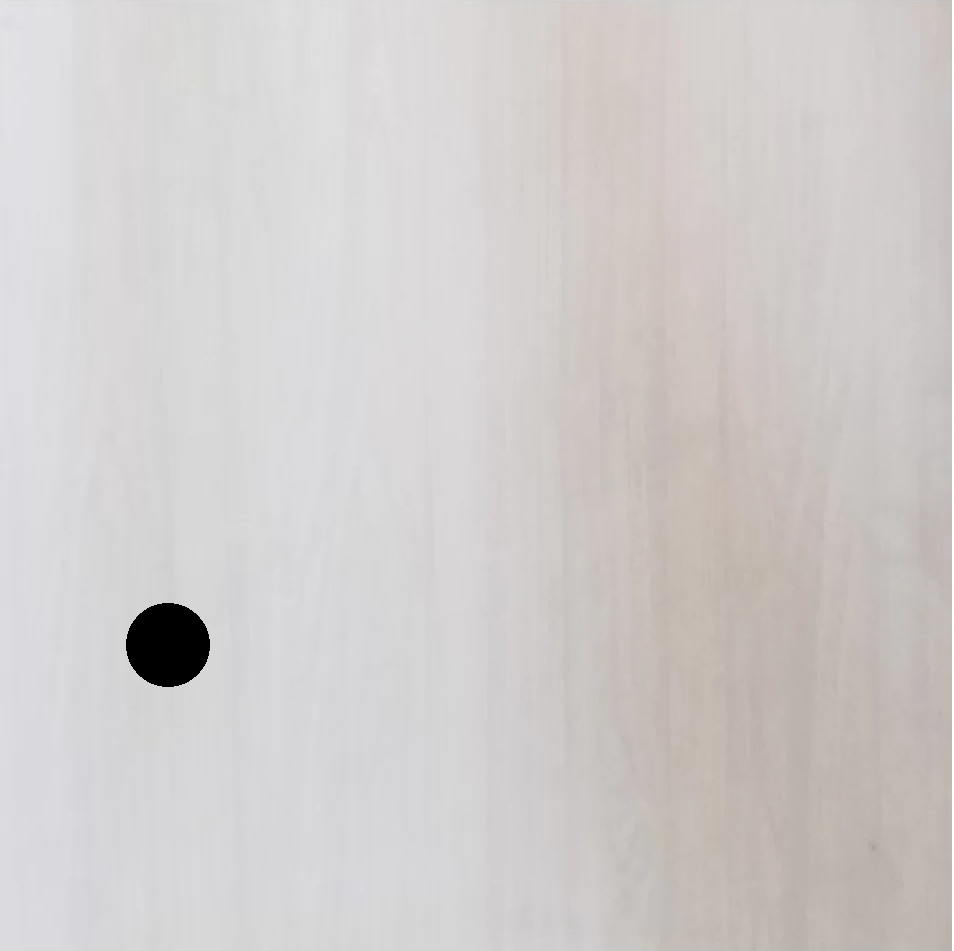
#> input picture dataset/cacat/hasil_1.png, 954 x 951 px, found by its file name
$ jupyter execute --allow-errors single_image.ipynb   (shell and % lines are left out)   (older library calls are emulated)
#> lines starting #> are read from the running program, lines starting #| are printed output that depends on the picture; after the words box and inside, x2 and y2 are one past the last pixel; in counts of white or black regions, pixels touching at a corner belong together
[cell 1]
import os
import cv2
import numpy as np
from matplotlib import pyplot as plt

[cell 2]
import os
import cv2

dir_that_contains_file = '/Users/el/Documents/projectpython2023/coba simbok/dataset/cacat'

os.chdir(dir_that_contains_file)

# img = cv2.imread('hasil_1.jpg')

[cell 3]
test_img_path = dir_that_contains_file + "/hasil_1.png"
test_img_path

[cell 4]
main_img = cv2.imread(test_img_path)
#> main_img is the input picture: shape (951, 954, 3); mean B, G, R 204, 205, 208.6
img = cv2.cvtColor(main_img, cv2.COLOR_BGR2RGB)
plt.imshow(img)

Converting image to grayscale

[cell 5]
gs = cv2.cvtColor(img,cv2.COLOR_RGB2GRAY)
plt.imshow(gs,cmap='Greys_r')

[cell 6]
gs.shape

Smoothing image using Guassian filter of size (25,25)

[cell 7]
blur = cv2.GaussianBlur(gs, (25,25),0)
plt.imshow(blur,cmap='Greys_r')

Adaptive image thresholding using Otsu's thresholding method

[cell 8]
ret_otsu,im_bw_otsu = cv2.threshold(blur,0,255,cv2.THRESH_BINARY_INV+cv2.THRESH_OTSU)
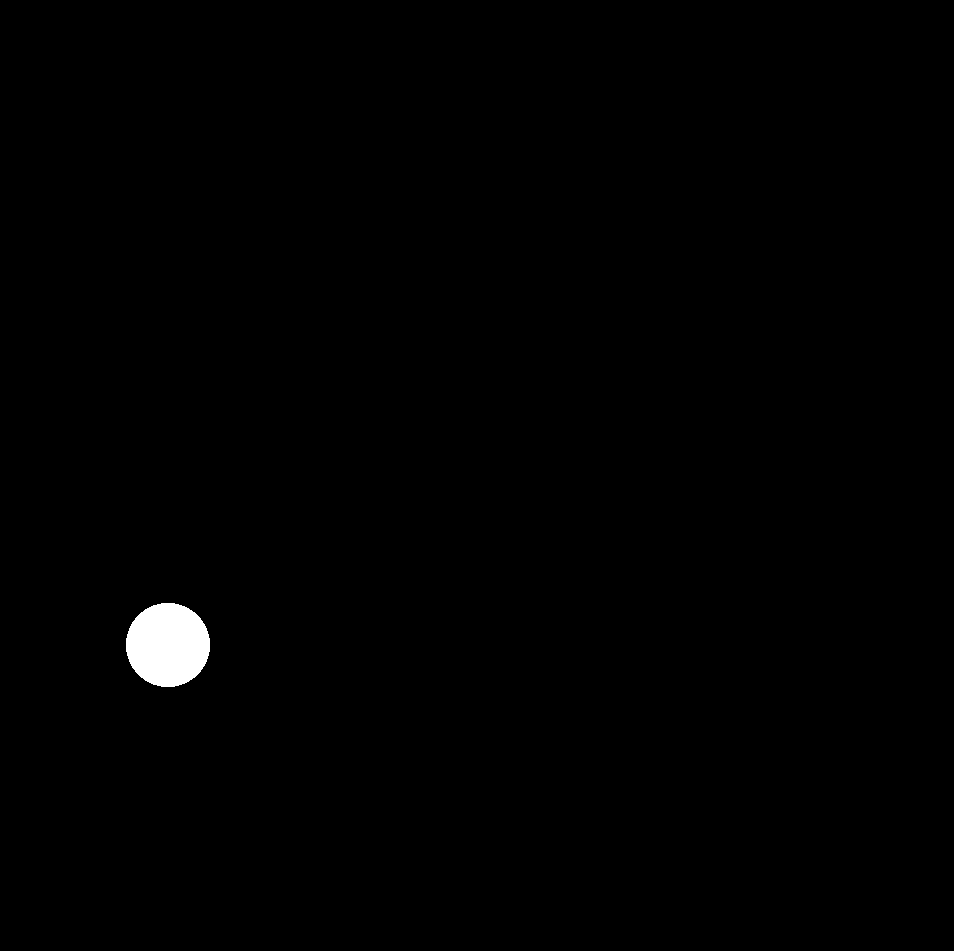
#> im_bw_otsu: shape (951, 954); 0.61% white; 1 white region, box (x1, y1, x2, y2) and area: (126, 603, 210, 687) 5558
#> ret_otsu = 111
plt.imshow(im_bw_otsu,cmap='Greys_r')

Closing of holes using Morphological Transformation
Performed so as to close any holes present in the leaf

[cell 9]
kernel = np.ones((50,50),np.uint8)
closing = cv2.morphologyEx(im_bw_otsu, cv2.MORPH_CLOSE, kernel)
#> closing: shape (951, 954); 0.61% white; 1 white region, box (x1, y1, x2, y2) and area: (127, 604, 211, 688) 5558

[cell 10]
plt.imshow(closing,cmap='Greys_r')

Boundary extraction
Boundary extraction is needed which will be used in calculation of shape features.

Boundary extraction using sobel filters - Not effective
Trying to extract the boundary of the leaf using sobel filters. The image after edge extraction is thresholded using Otsu's method. Then the gaps were closed using Closing operation of Morphological Transformation.

This method is not effective as even after performing morphological transformation, gaps still persist.

[cell 11]
sobelx64f = cv2.Sobel(closing,cv2.CV_64F,1,0,ksize=5)
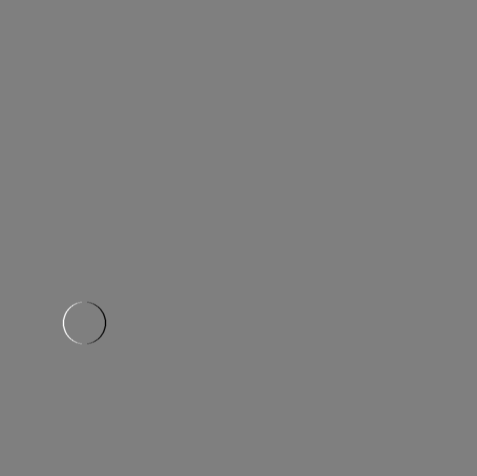
#> sobelx64f: shape (951, 954) float64 (shown at 1/2 size); min -12240, max 12240, mean 0; drawn with min black and max white
abs_sobel64f = np.absolute(sobelx64f)
sobel_8u = np.uint8(abs_sobel64f)
plt.imshow(abs_sobel64f,cmap='Greys_r')

[cell 12]
ret_sobel,im_bw_sobel = cv2.threshold(sobel_8u,1,255,cv2.THRESH_BINARY)
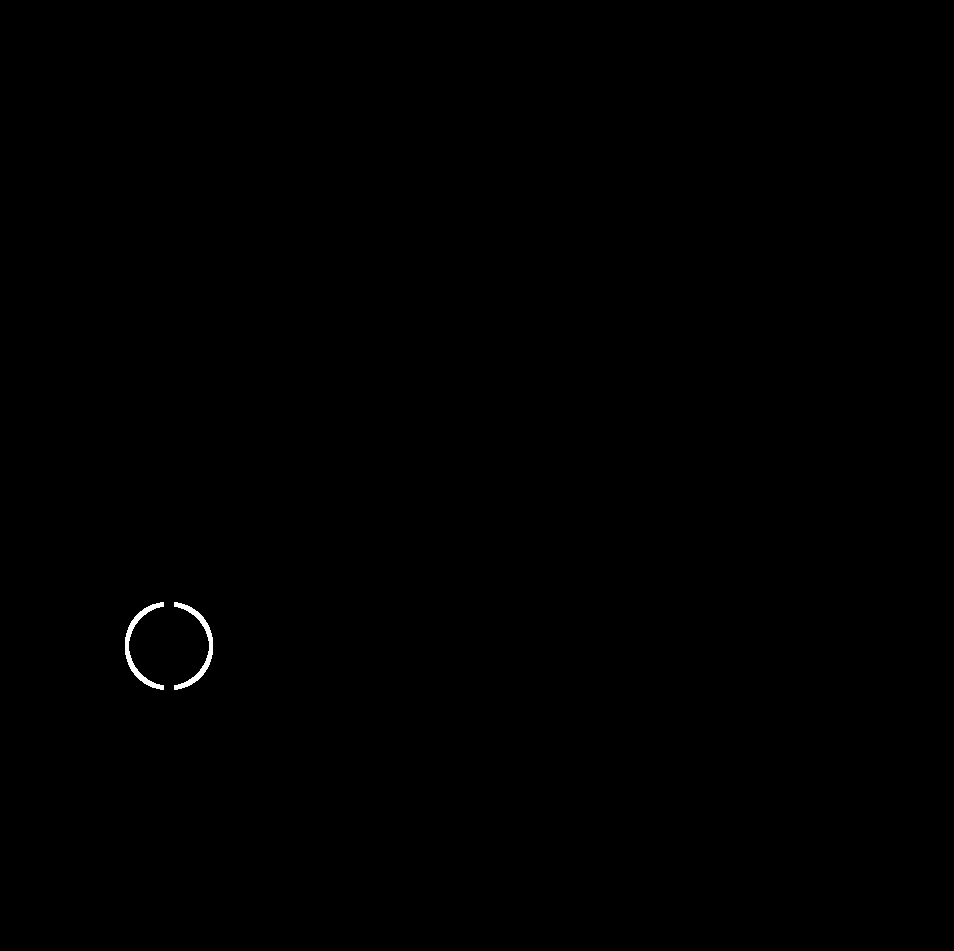
#> im_bw_sobel: shape (951, 954); 0.14% white; 2 white regions, box (x1, y1, x2, y2) and area: (125, 602, 164, 690) 632, (174, 602, 213, 690) 632
plt.imshow(im_bw_sobel,cmap='Greys_r')

[cell 13]
kernel_edge = np.ones((15,15),np.uint8)
closing_edge = cv2.morphologyEx(im_bw_sobel, cv2.MORPH_CLOSE, kernel_edge)
#> closing_edge: shape (951, 954); 0.15% white; 1 white region
plt.imshow(closing_edge,cmap='Greys_r')

Boundary extraction using contours - Effective
Contours are used to extract leaf boundaries. They are continous, sharp and there are no gaps between the boundary pixels

[cell 14]
plt.imshow(closing,cmap="Greys_r")

[cell 15]
contours, hierarchy = cv2.findContours(closing,cv2.RETR_TREE,cv2.CHAIN_APPROX_SIMPLE)
#> contours = 1 contour; box (x1, y1, x2, y2) and area: (127, 604, 211, 688) 5439

[cell 16]
len(contours)
#> Out = 1

[cell 17]
cnt = contours[0]
#> cnt = contour of 120 points, box (x1, y1, x2, y2) (127, 604, 211, 688), area 5439
len(cnt)
#> Out = 120

[cell 18]
plottedContour = cv2.drawContours(gs,contours,-1,(0,255,0),10)
plt.imshow(plottedContour,cmap="Greys_r")

Morphological processing
1. Shape based features
Calculating moments using contours

[cell 19]
M = cv2.moments(cnt)
#> M = moments, m00 5439, centre m10/m00, m01/m00 = (168.5, 645.5)
M
#> Out has the same summary as M

[cell 20]
area = cv2.contourArea(cnt)
#> area = 5439
area
#> Out = 5439

[cell 21]
perimeter = cv2.arcLength(cnt,True)
#> perimeter = 275.8
perimeter
#> Out = 275.8

Fitting in the best-fit rectangle and ellipse
The best-fit rectangle is chosen and not ellipse as removes (leaves out) some portion at the extreme ends of the leaf image.

[cell 22]
rect = cv2.minAreaRect(cnt)
#> rect = ((168.5, 645.5), (83, 83), -90)
box = cv2.boxPoints(rect)
#> box = [[210, 687], [127, 687], [127, 604], [210, 604]]
box = np.int0(box)
contours_im = cv2.drawContours(closing,[box],0,(255,255,255),2)
#> contours_im: shape (951, 954); 0.71% white; 1 white region, box (x1, y1, x2, y2) and area: (126, 603, 212, 689) 6406
plt.imshow(contours_im,cmap="Greys_r")

[cell 23]
ellipse = cv2.fitEllipse(cnt)
#> ellipse = ((168.5, 645.5), (83.18, 83.26), 0)
im = cv2.ellipse(closing,ellipse,(255,255,255),2)
#> im: shape (951, 954); 0.72% white; 1 white region, box (x1, y1, x2, y2) and area: (126, 603, 212, 689) 6563
plt.imshow(closing,cmap="Greys_r")

Shape based features calculated - Aspect ratio, rectangularity, circularity etc.

[cell 24]
x,y,w,h = cv2.boundingRect(cnt)
#> x = 127; y = 604; w = 84; h = 84
aspect_ratio = float(w)/h
#> aspect_ratio = 1
aspect_ratio
#> Out = 1

[cell 25]
rectangularity = w*h/area
#> rectangularity = 1.3
rectangularity
#> Out = 1.3

[cell 26]
circularity = ((perimeter)**2)/area
#> circularity = 13.98
circularity
#> Out = 13.98

[cell 27]
equi_diameter = np.sqrt(4*area/np.pi)
#> equi_diameter = 83.22
equi_diameter
#> Out = 83.22

[cell 28]
(x,y),(MA,ma),angle = cv2.fitEllipse(cnt)
#> x = 168.5; y = 645.5; MA = 83.18; ma = 83.26; angle = 0

2. Color based features
Calculating color based features - mean, std-dev of the RGB channels

[cell 29]
plt.imshow(img,cmap="Greys_r")

[cell 30]
red_channel = img[:,:,0]
plt.imshow(red_channel,cmap="Greys_r")

[cell 31]
green_channel = img[:,:,1]
plt.imshow(green_channel,cmap="Greys_r")

[cell 32]
blue_channel = img[:,:,2]
plt.imshow(blue_channel,cmap="Greys_r")

[cell 33]
np.mean(blue_channel)
#> Out = 204

[cell 34]
blue_channel[blue_channel == 255] = 0
#> blue_channel: shape (951, 954); min 0, max 254, mean 204
green_channel[green_channel == 255] = 0
#> green_channel: shape (951, 954); min 0, max 254, mean 204.7
red_channel[red_channel == 255] = 0
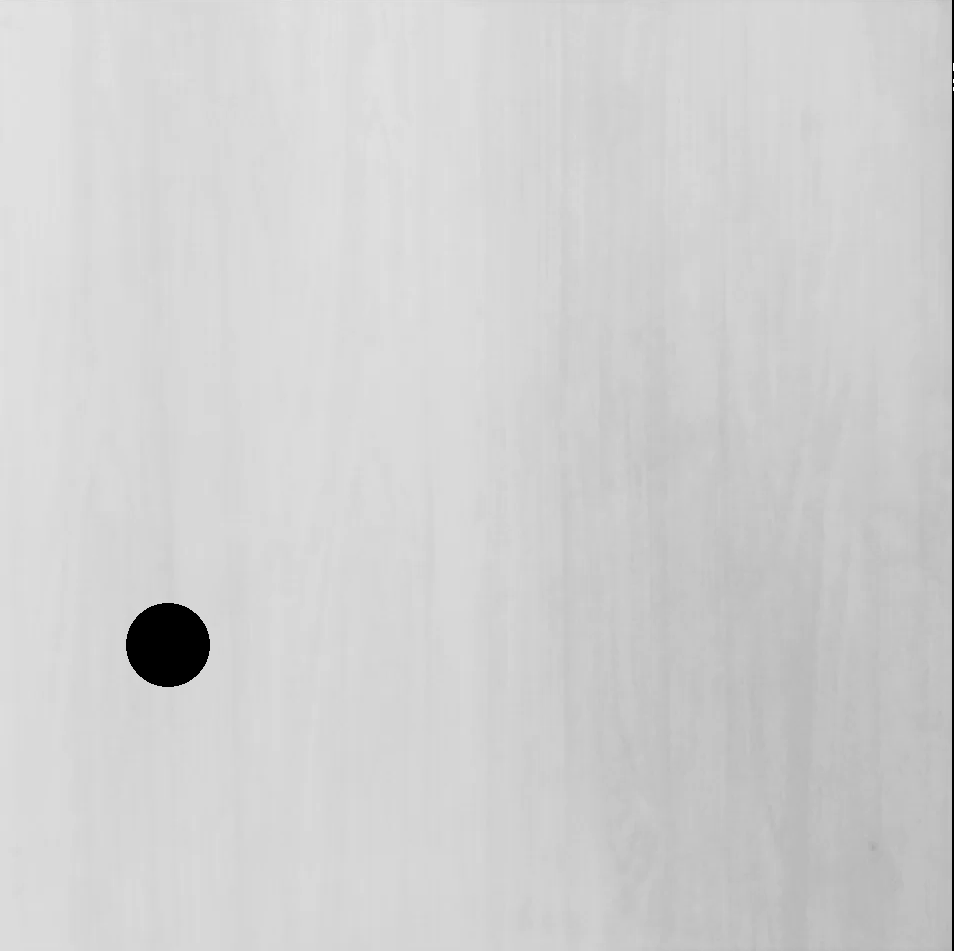
#> red_channel: shape (951, 954); min 0, max 254, mean 208.1

[cell 35]
red_mean = np.mean(red_channel)
#> red_mean = 208.1
red_mean
#> Out = 208.1

[cell 36]
green_mean = np.mean(green_channel)
#> green_mean = 204.7
green_mean
#> Out = 204.7

[cell 37]
blue_mean = np.mean(blue_channel)
#> blue_mean = 204
blue_mean
#> Out = 204

[cell 38]
red_var = np.std(red_channel)
#> red_var = 21
red_var
#> Out = 21

$ run again, with dataset/cacat/hasil_10.png copied over dataset/cacat/hasil_1.png
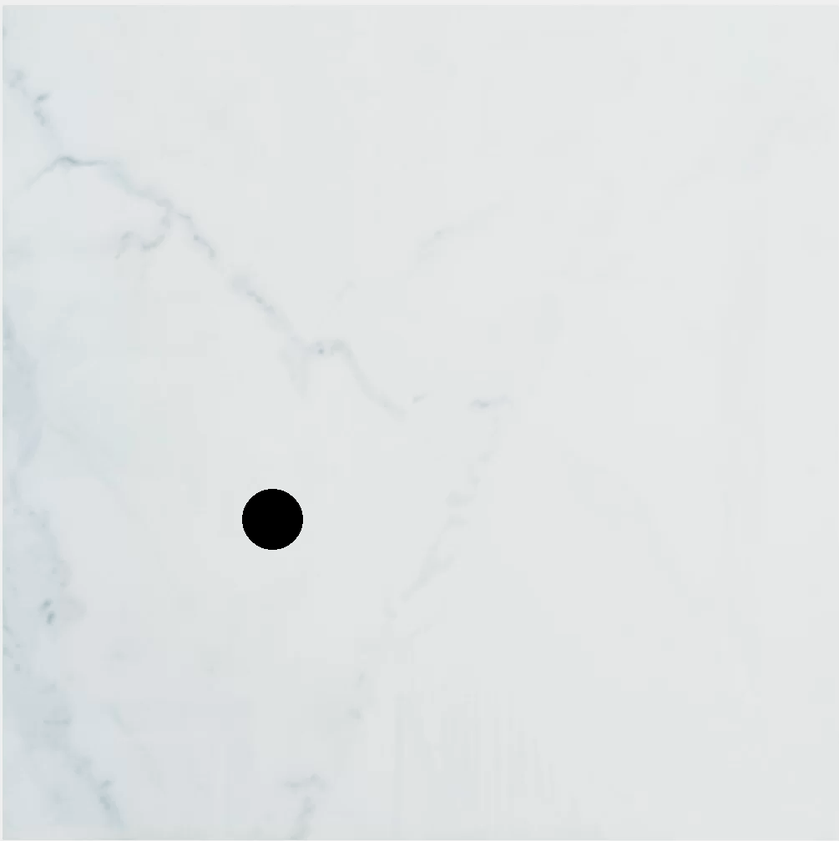
#> input picture dataset/cacat/hasil_10.png, 839 x 841 px, shrunk from 1005 x 1008 before the run, found by its file name
#> main_img is the input picture: shape (841, 839, 3); mean B, G, R 228.5, 228, 224.8
#> `ret_otsu,im_bw_otsu = cv2.threshold(blur,0,255,cv2.THRESH_BINARY_INV+c..`:
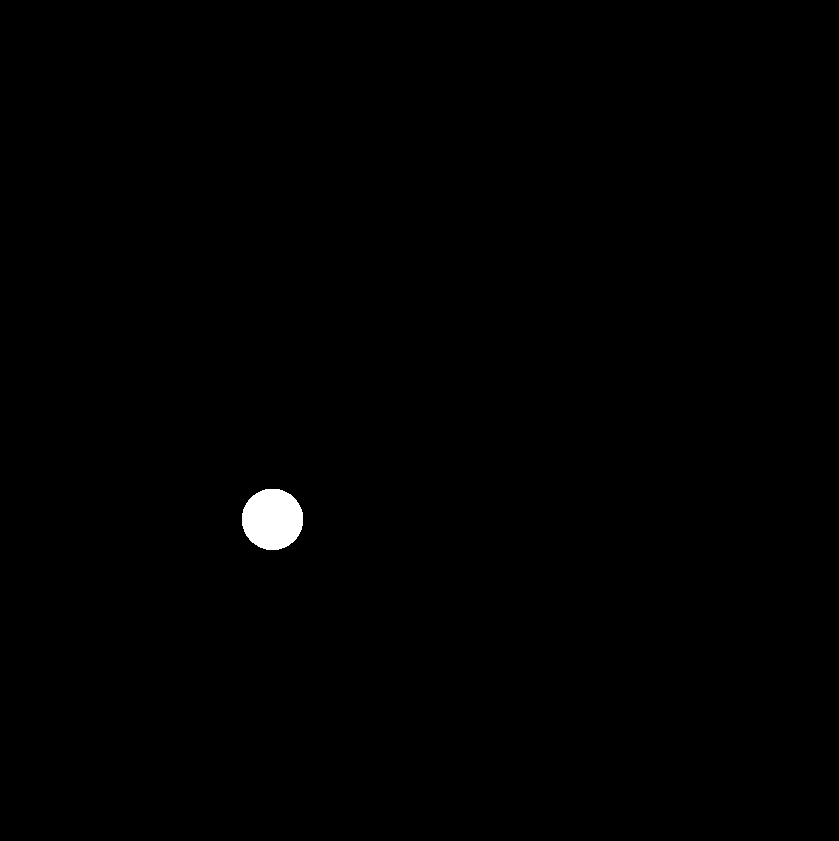
#> im_bw_otsu: shape (841, 839); 0.42% white; 1 white region, box (x1, y1, x2, y2) and area: (242, 489, 303, 550) 2962
#> ret_otsu = 127
#> closing: shape (841, 839); 0.42% white; 1 white region, box (x1, y1, x2, y2) and area: (243, 490, 304, 551) 2962
#> im_bw_sobel: shape (841, 839); 0.13% white; 2 white regions, box (x1, y1, x2, y2) and area: (241, 488, 269, 553) 448, (278, 488, 306, 553) 448
#> closing_edge: shape (841, 839); 0.14% white; 1 white region
#> contours = 1 contour; box (x1, y1, x2, y2) and area: (243, 490, 304, 551) 2875
#> `len(contours)`: Out = 1
#> cnt = contour of 88 points, box (x1, y1, x2, y2) (243, 490, 304, 551), area 2875
#> `len(cnt)`: Out = 88
#> M = moments, m00 2875, centre m10/m00, m01/m00 = (273, 519.9)
#> `M`: Out has the same summary as M
#> area = 2875
#> perimeter = 200.2
#> rect = ((273, 520), (60, 60), -90)
#> box = [[303, 550], [243, 550], [243, 490], [303, 490]]
#> `contours_im = cv2.drawContours(closing,[box],0,(255,255,255),2)`:
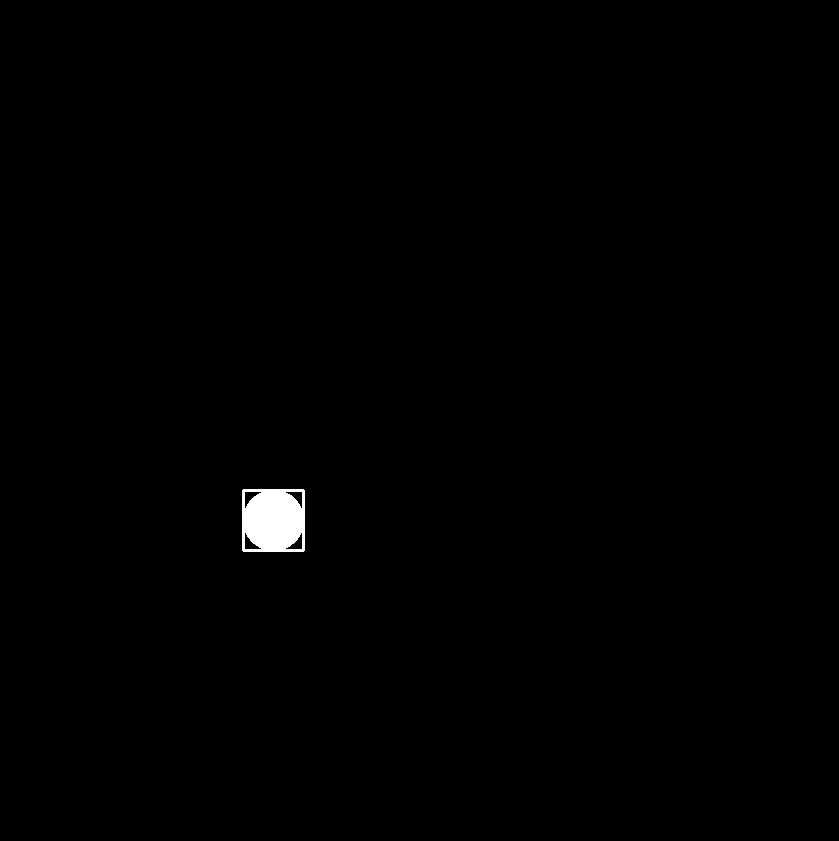
#> contours_im: shape (841, 839); 0.5% white; 1 white region, box (x1, y1, x2, y2) and area: (242, 489, 305, 552) 3542
#> ellipse = ((273, 519.9), (60.53, 60.59), 119.7)
#> im: shape (841, 839); 0.52% white; 1 white region, box (x1, y1, x2, y2) and area: (242, 489, 305, 552) 3635
#> `x,y,w,h = cv2.boundingRect(cnt)`: x = 243; y = 490; w = 61
#> aspect_ratio = 1
#> rectangularity = 1.29
#> circularity = 13.94
#> equi_diameter = 60.5
#> `(x,y),(MA,ma),angle = cv2.fitEllipse(cnt)`: x = 273; y = 519.9; MA = 60.53; ma = 60.59; angle = 119.7
#> `np.mean(blue_channel)`: Out = 228.5
#> red_mean = 224.8
#> green_mean = 228
#> blue_mean = 228.5
#> red_var = 15.46
